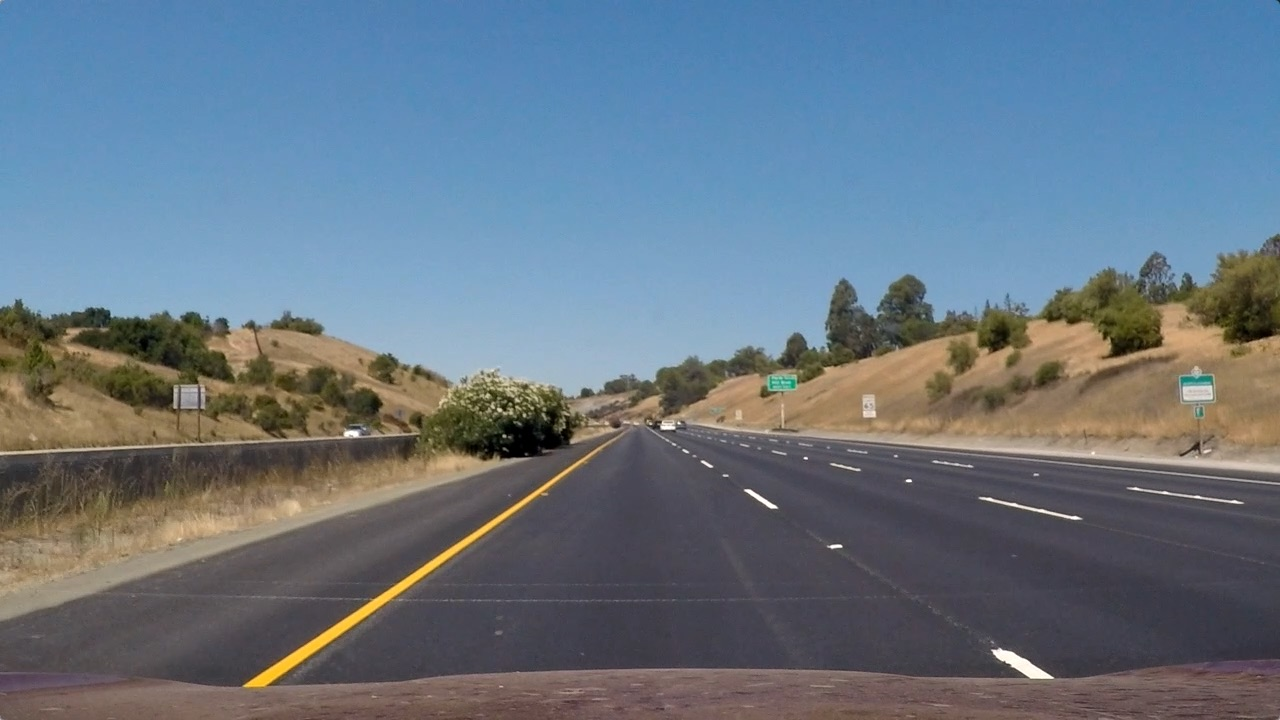
#> input picture test_images/straight_lines1.jpg, 1280 x 720 px
$ python -i imagefunctions.py   (imports and definitions only)   (older library calls are emulated)
#> lines starting #> are read from the running program, lines starting #| are printed output that depends on the picture
import numpy as np
import cv2
import matplotlib.pyplot as plt
from trackers import trackerwincount, trackerconv

# Sobel gradient in one direction and thresholding
def abs_sobel_thresh(img, orient='x', sobel_kernel=3, thresh=(0, 255)):
    thresh_min = thresh[0]
    thresh_max = thresh[1]

    # Convert BGR to grayscale
    gray = cv2.cvtColor(img, cv2.COLOR_BGR2GRAY)
    # Apply x or y gradient with the OpenCV Sobel() function
    # and take the absolute value
    if orient == 'x':
        abs_sobel = np.absolute(cv2.Sobel(gray, cv2.CV_64F, 1, 0, ksize=sobel_kernel))
    if orient == 'y':
        abs_sobel = np.absolute(cv2.Sobel(gray, cv2.CV_64F, 0, 1, ksize=sobel_kernel))
    # Rescale back to 8 bit integer
    scaled_sobel = np.uint8(255*abs_sobel/np.max(abs_sobel))
    # Create a copy and apply the threshold
    binary_output = np.zeros_like(scaled_sobel)
    # Here I'm using inclusive (>=, <=) thresholds, but exclusive is ok too
    binary_output[(scaled_sobel >= thresh_min) & (scaled_sobel <= thresh_max)] = 1

    # Return the result
    return binary_output

# Magnitude of the gradient
def mag_thresh(img, sobel_kernel=3, mag_thresh=(0, 255)):
    # Convert to grayscale
    gray = cv2.cvtColor(img, cv2.COLOR_RGB2GRAY)
    # Take both Sobel x and y gradients
    sobelx = cv2.Sobel(gray, cv2.CV_64F, 1, 0, ksize=sobel_kernel)
    sobely = cv2.Sobel(gray, cv2.CV_64F, 0, 1, ksize=sobel_kernel)
    # Calculate the gradient magnitude
    gradmag = np.sqrt(sobelx**2 + sobely**2)
    # Rescale to 8 bit
    scale_factor = np.max(gradmag)/255
    gradmag = (gradmag/scale_factor).astype(np.uint8)
    # Create a binary image of ones where threshold is met, zeros otherwise
    binary_output = np.zeros_like(gradmag)
    binary_output[(gradmag >= mag_thresh[0]) & (gradmag <= mag_thresh[1])] = 1

    # Return the binary image
    return binary_output

# Direction of the Gradient
def dir_threshold(img, sobel_kernel=3, thresh=(0, np.pi/2)):
    # Grayscale
    gray = cv2.cvtColor(img, cv2.COLOR_RGB2GRAY)
    # Calculate the x and y gradients
    sobelx = cv2.Sobel(gray, cv2.CV_64F, 1, 0, ksize=sobel_kernel)
    sobely = cv2.Sobel(gray, cv2.CV_64F, 0, 1, ksize=sobel_kernel)
    # Take the absolute value of the gradient direction,
    # apply a threshold, and create a binary image result
    absgraddir = np.arctan2(np.absolute(sobely), np.absolute(sobelx))
    binary_output =  np.zeros_like(absgraddir)
    binary_output[(absgraddir >= thresh[0]) & (absgraddir <= thresh[1])] = 1

    # Return the binary image
    return binary_output

def extractpixels(imgBGR, plotall=False, plotid=0):
    ###############################################
    # Threholding to extract pixels
    ###############################################
    # Convert to grayscale
    gray = cv2.cvtColor(imgBGR, cv2.COLOR_BGR2GRAY)

    # Choose a Sobel kernel size
    ksize = 3 # Choose a larger odd number to smooth gradient measurements

    # Apply each of the thresholding functions
    gradx = abs_sobel_thresh(imgBGR, orient='x', sobel_kernel=ksize, thresh=(20, 100))
    grady = abs_sobel_thresh(imgBGR, orient='y', sobel_kernel=ksize, thresh=(20, 100))
    mag_binary = mag_thresh(imgBGR, sobel_kernel=ksize, mag_thresh=(30, 100))
    dir_binary = dir_threshold(imgBGR, sobel_kernel=ksize, thresh=(0.7, 1.3))

    combined = np.zeros_like(dir_binary)
    combined[((gradx == 1) & (grady == 1)) | ((mag_binary == 1) & (dir_binary == 1))] = 1

    # extract s-channel of HLS colorspace
    hls = cv2.cvtColor(imgBGR, cv2.COLOR_BGR2HLS)
    s_channel = hls[:,:,2]

    # Threshold color channel
    s_thresh_min = 170
    s_thresh_max = 255
    s_binary = np.zeros_like(s_channel)
    s_binary[(s_channel >= s_thresh_min) & (s_channel <= s_thresh_max)] = 1

    combined2 = np.zeros_like(s_binary)
    combined2[((gradx == 1) & (grady == 1)) | ((mag_binary == 1) & (dir_binary == 1)) | (s_binary == 1)] = 1

    if(plotall==True):
        outfname = 'six_edges_' + str(plotid) + '.jpg'
        plt.figure(figsize=(25,15))
        plt.subplot(3, 2, 1)
        plt.imshow(gradx, cmap='gray')
        plt.title('gradx')
        plt.subplot(3, 2, 2)
        plt.imshow(grady, cmap='gray')
        plt.title('grady')
        plt.subplot(3, 2, 3)
        plt.imshow(mag_binary, cmap='gray')
        plt.title('mag_binary')
        plt.subplot(3, 2, 4)
        plt.imshow(combined, cmap='gray')
        plt.title('combined gradient')
        plt.subplot(3, 2, 5)
        plt.imshow(s_binary, cmap='gray')
        plt.title('s_binary')
        plt.subplot(3, 2, 6)
        plt.imshow(combined2, cmap='gray')
        plt.title('Combined S channel and gradient')
        plt.savefig(outfname)

    # Return the combined image
    return combined2

# [143 lines left out: functions perspectiveTransform, slidingWindowCount, slidingConvolution, fastersearch, not called in this run]

>>> import cv2
>>> picture = cv2.imread('test_images/straight_lines1.jpg')
#> picture is the input picture: shape (720, 1280, 3); mean B, G, R 131.2, 117.7, 103.2
>>> result = extractpixels(picture)
#> in extractpixels, `gradx = abs_sobel_thresh(imgBGR, orient='x', sobel_kernel=ksize, thres..`:
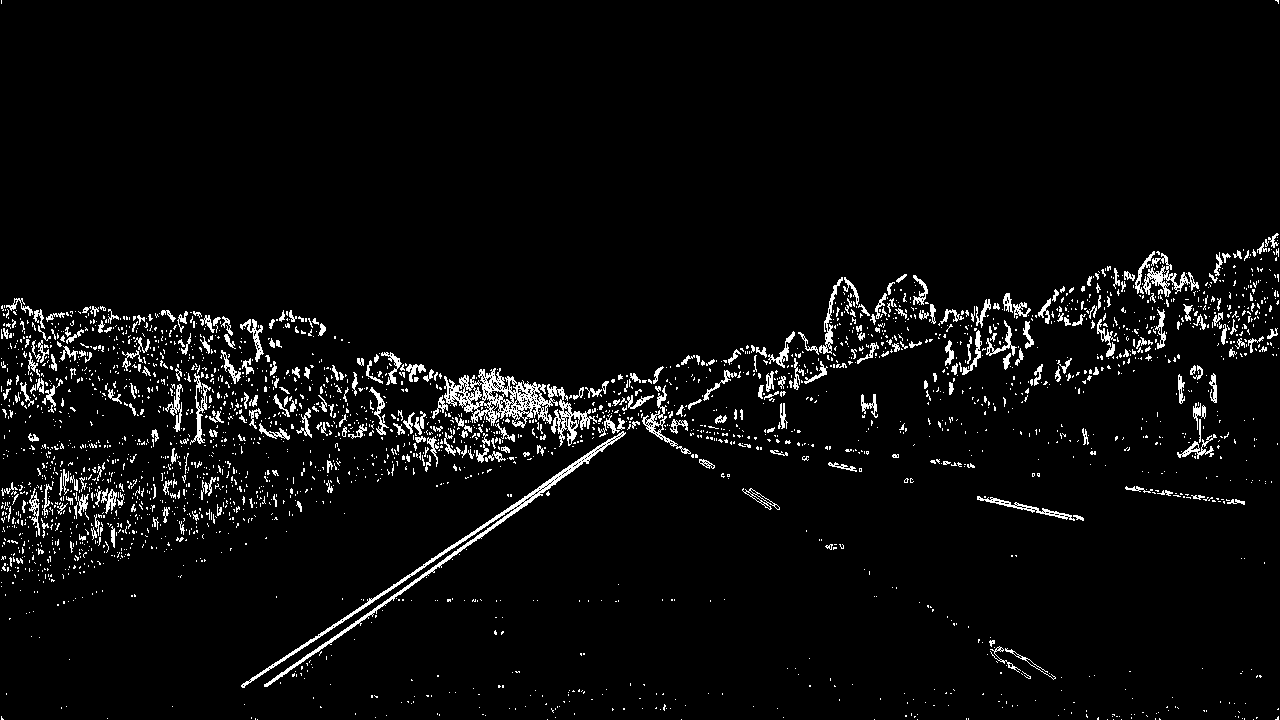
#> gradx: shape (720, 1280); values 0 (black) and 1 (white), 4.2% white in thin lines or dots
#> in mag_thresh, `sobely = cv2.Sobel(gray, cv2.CV_64F, 0, 1, ksize=sobel_kernel)`:
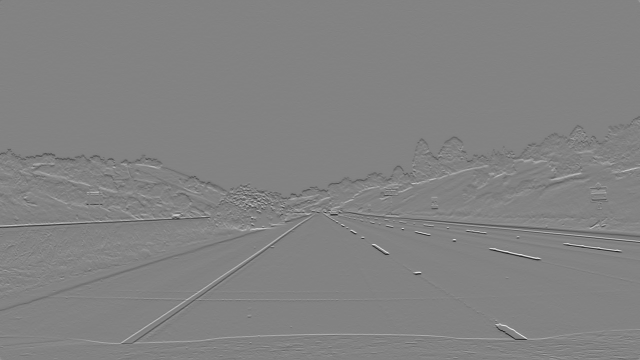
#> sobely: shape (720, 1280) float64 (shown at 1/2 size); min -778, max 739, mean -0.5; drawn with min black and max white
#> in mag_thresh, `scale_factor = np.max(gradmag)/255`: scale_factor = 3.11
#> in extractpixels, `s_channel = hls[:,:,2]`:
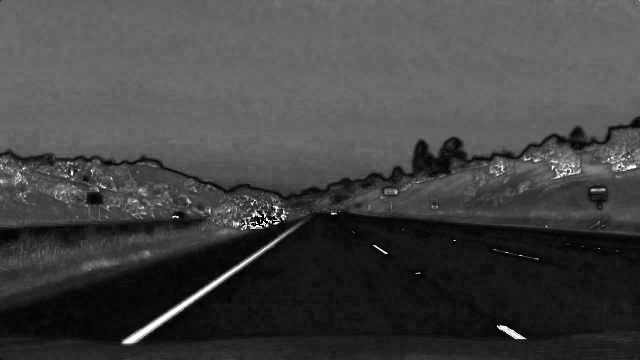
#> s_channel: shape (720, 1280) (shown at 1/2 size); min 0, max 255, mean 67
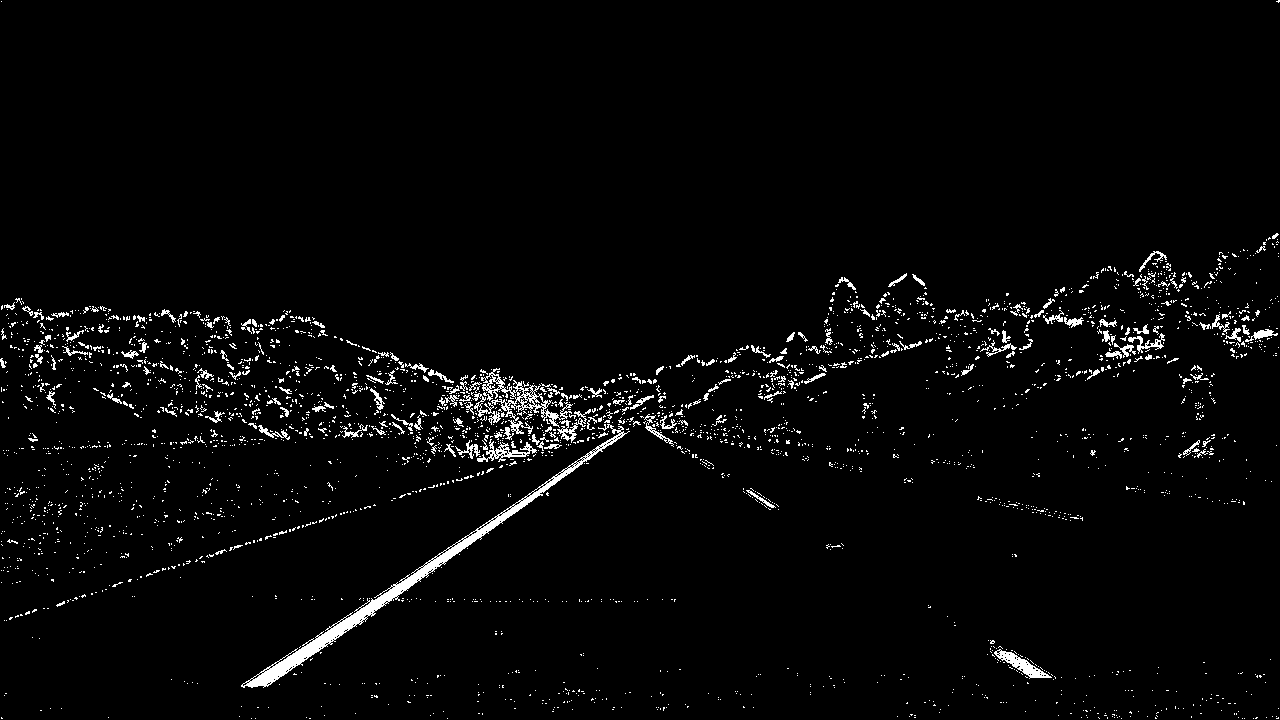
#> result: shape (720, 1280); values 0 (black) and 1 (white), 2.8% white in thin lines or dots

$ run again, on test_images/straight_lines2.jpg
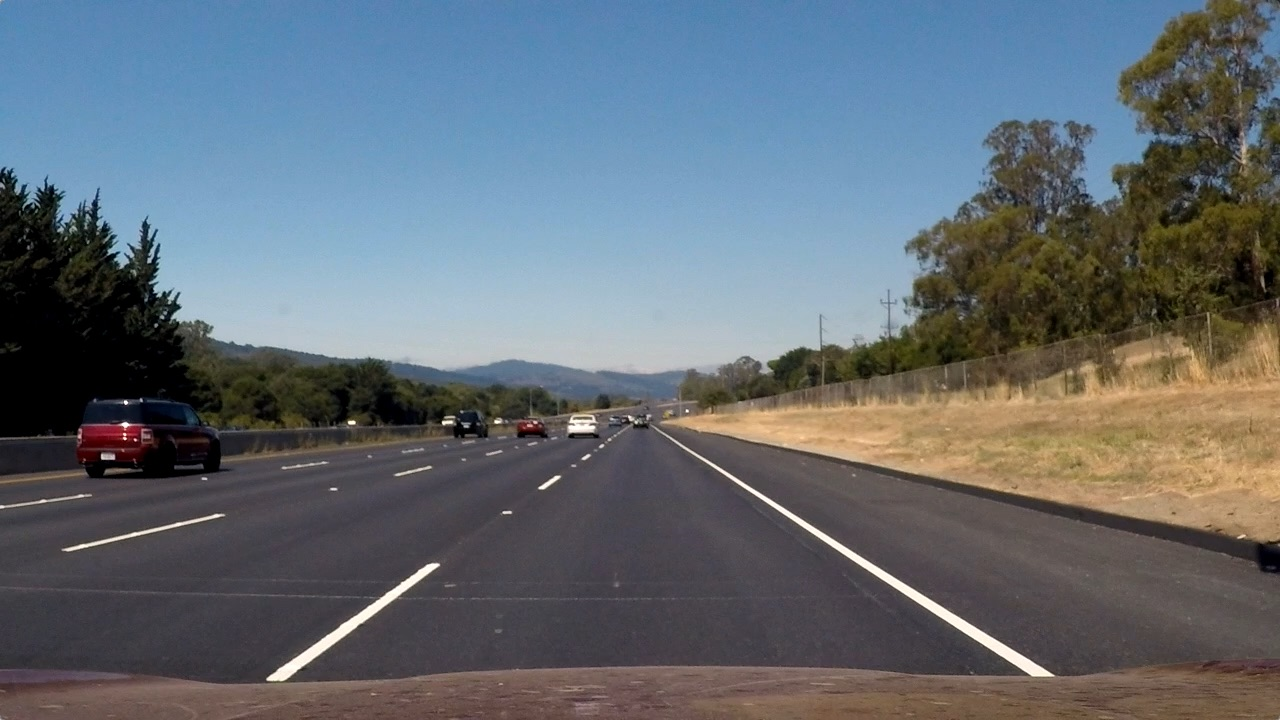
#> input picture test_images/straight_lines2.jpg, 1280 x 720 px
#> picture is the input picture: shape (720, 1280, 3); mean B, G, R 115.1, 107.7, 99.4
#> gradx: shape (720, 1280); values 0 (black) and 1 (white), 4.4% white in thin lines or dots
#> grady: shape (720, 1280); values 0 (black) and 1 (white), 6.6% white in thin lines or dots
#> in mag_thresh, `sobely = cv2.Sobel(gray, cv2.CV_64F, 0, 1, ksize=sobel_kernel)`:
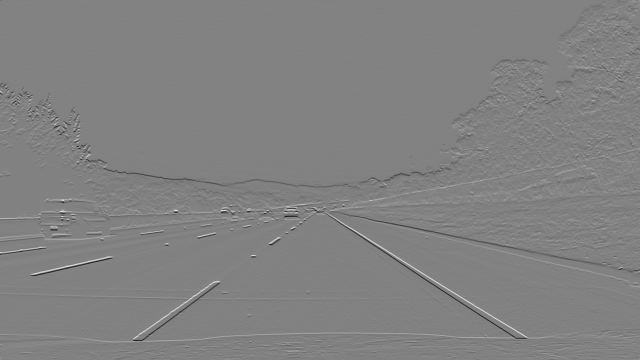
#> sobely: shape (720, 1280) float64 (shown at 1/2 size); min -811, max 783, mean -0.6; drawn with min black and max white
#> scale_factor = 3.36
#> mag_binary: shape (720, 1280); values 0 (black) and 1 (white), 4.8% white in thin lines or dots
#> dir_binary: shape (720, 1280) float64; values 0 (black) and 1 (white), 39% white in thin lines or dots
#> hls: shape (720, 1280, 3); mean of channels 0, 1, 2 81.7, 107, 62.5
#> `result = extractpixels(picture)`:
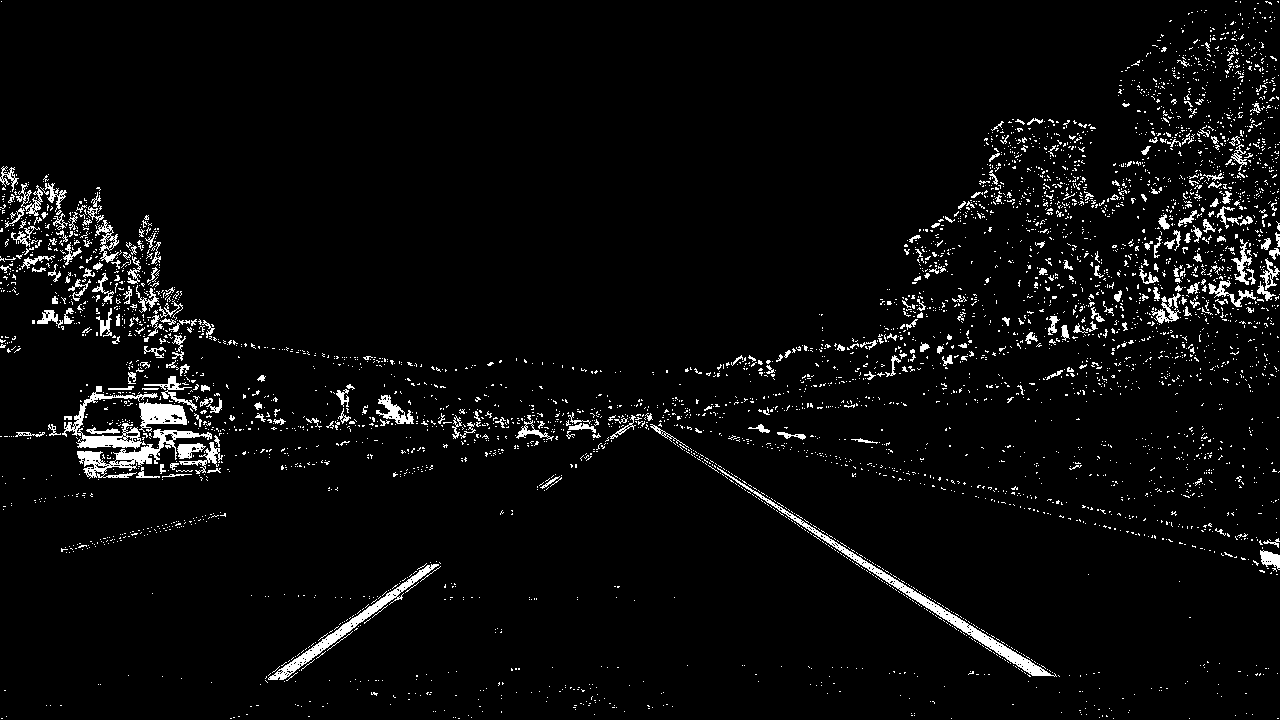
#> result: shape (720, 1280); values 0 (black) and 1 (white), 4.1% white in thin lines or dots

$ run again, on test_images/test1.jpg
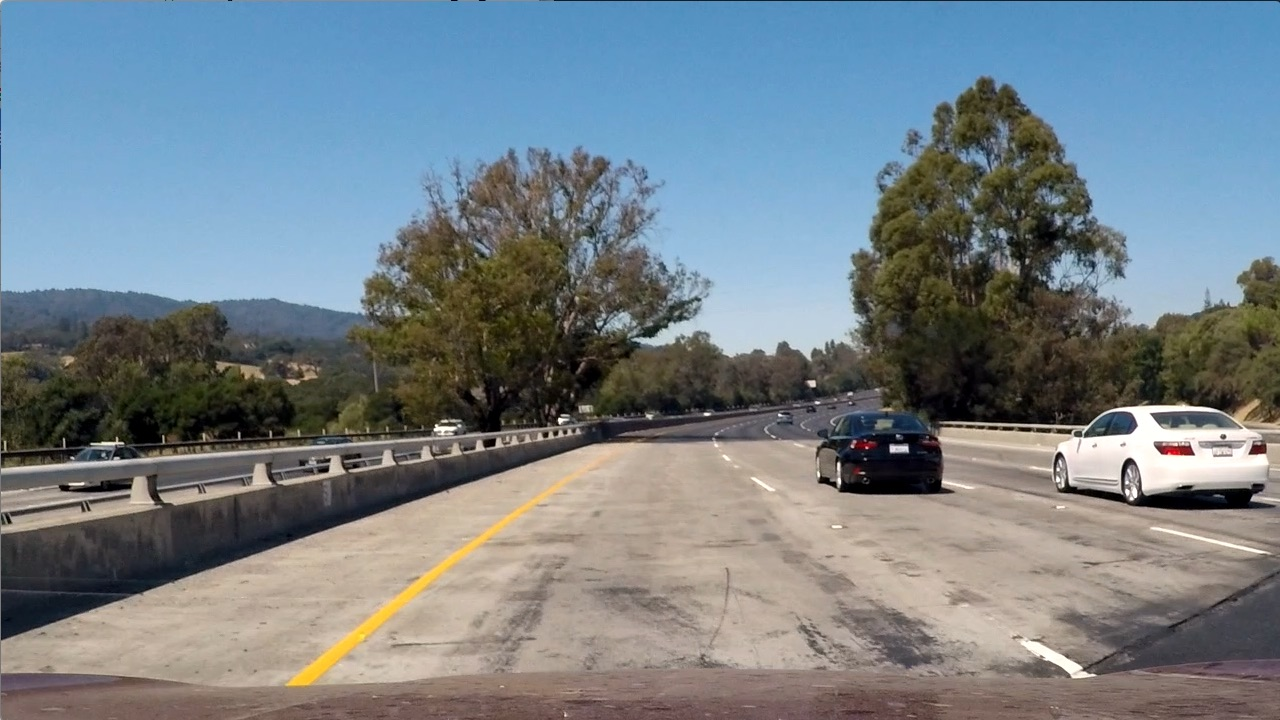
#> input picture test_images/test1.jpg, 1280 x 720 px
#> picture is the input picture: shape (720, 1280, 3); mean B, G, R 135.5, 128.7, 117.5
#> gradx: shape (720, 1280); values 0 (black) and 1 (white), 6.6% white in thin lines or dots
#> grady: shape (720, 1280); values 0 (black) and 1 (white), 9.4% white in thin lines or dots
#> in mag_thresh, `sobely = cv2.Sobel(gray, cv2.CV_64F, 0, 1, ksize=sobel_kernel)`:
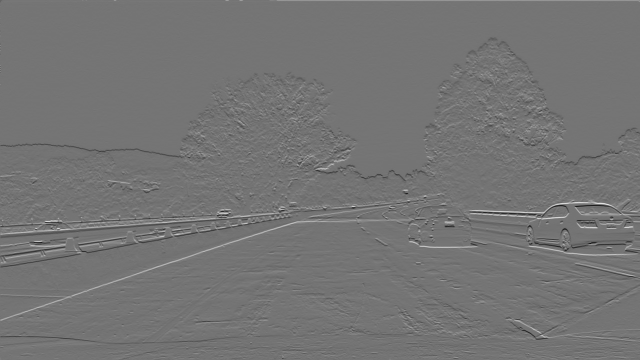
#> sobely: shape (720, 1280) float64 (shown at 1/2 size); min -795, max 942, mean -0.3; drawn with min black and max white
#> scale_factor = 3.69
#> mag_binary: shape (720, 1280); values 0 (black) and 1 (white), 7.9% white in thin lines or dots
#> dir_binary: shape (720, 1280) float64; values 0 (black) and 1 (white), 37.9% white in thin lines or dots
#> hls: shape (720, 1280, 3); mean of channels 0, 1, 2 60.2, 126.7, 74.4
#> `result = extractpixels(picture)`:
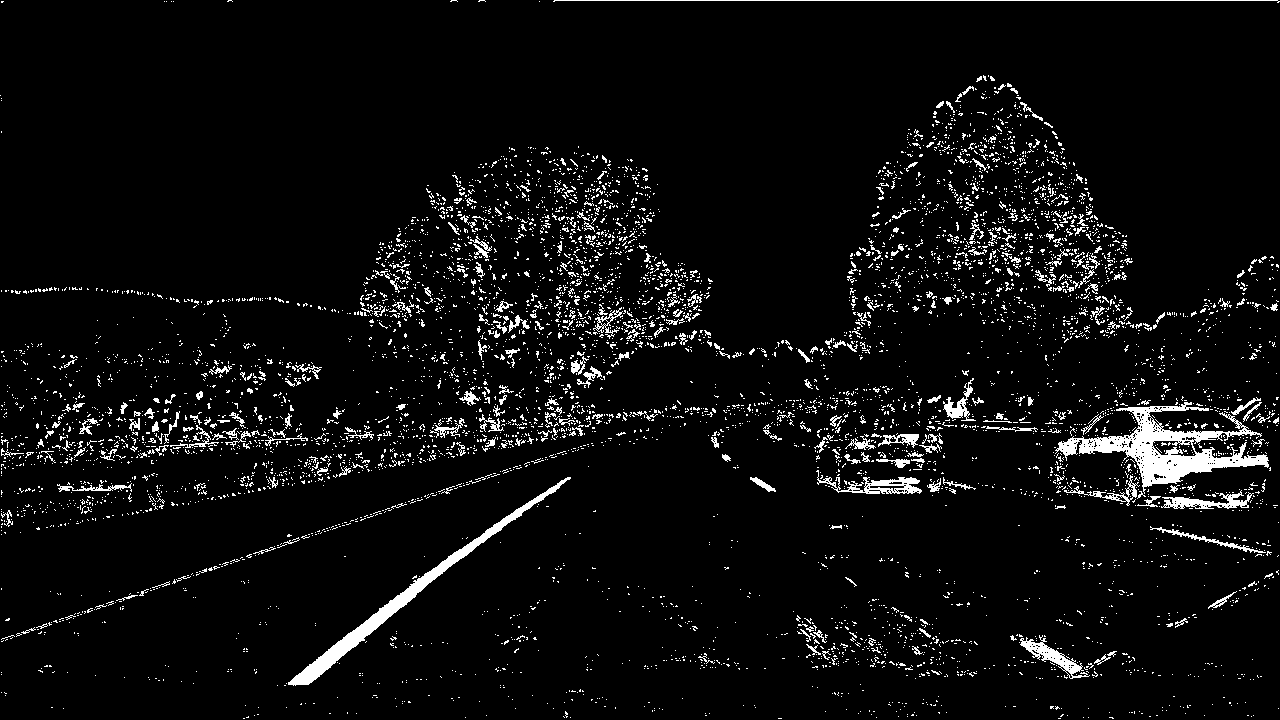
#> result: shape (720, 1280); values 0 (black) and 1 (white), 5.2% white in thin lines or dots
